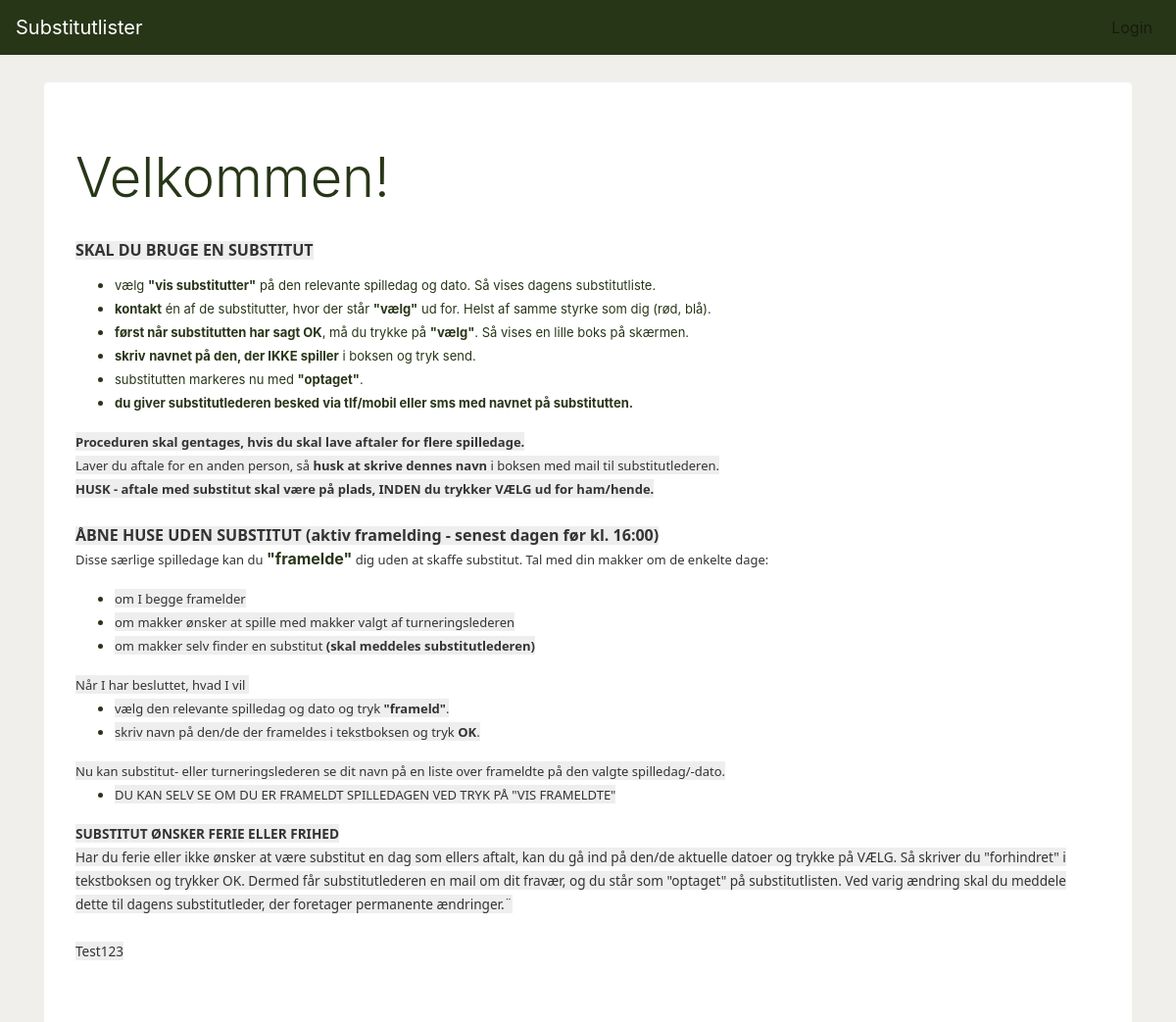
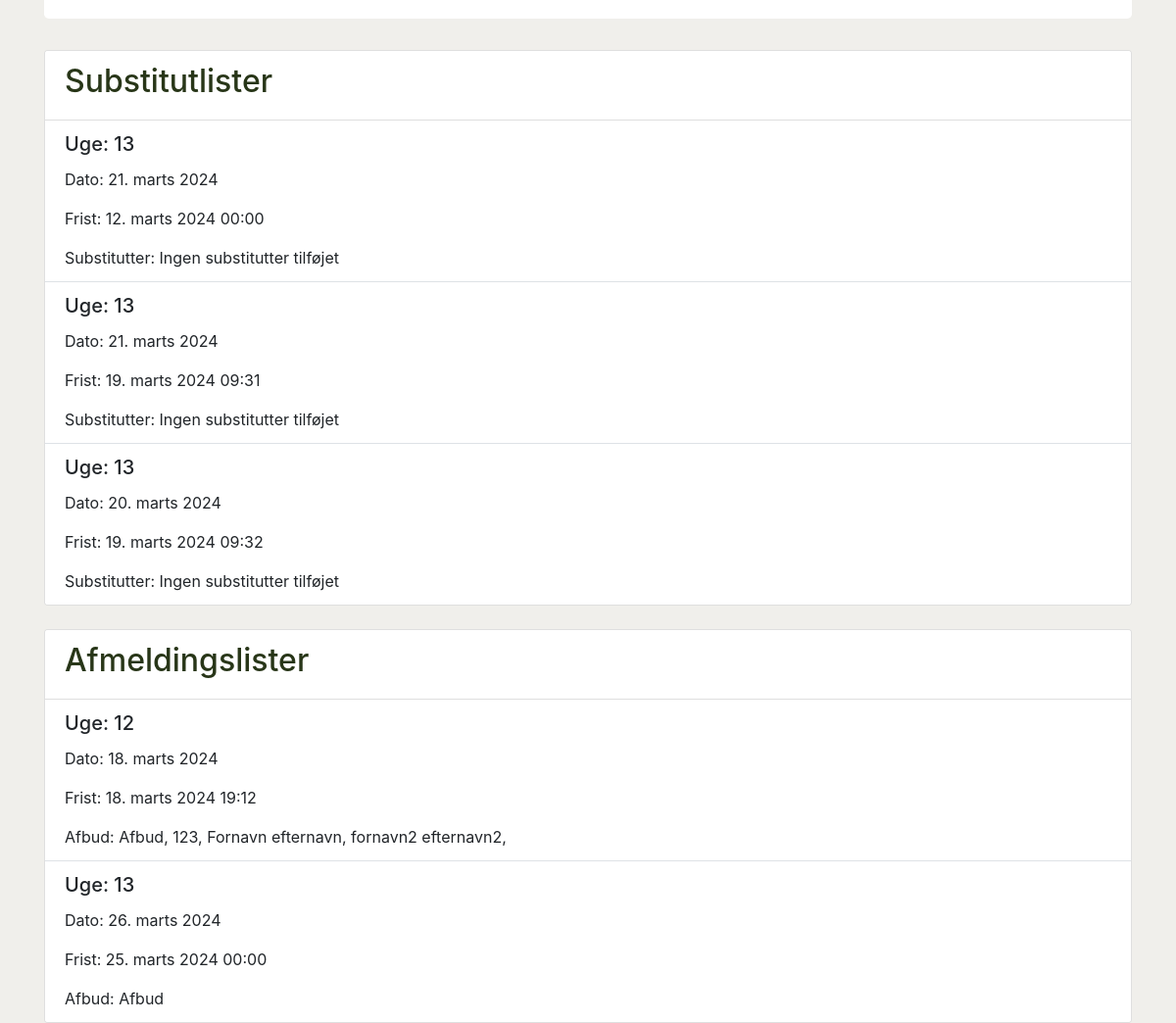
The page / on the database its author committed (2 pictures, top to bottom).
### club_management/models.py (models this page shows, shortened)
class Configuration(models.Model):
    welcome_text = models.TextField()
    name = models.CharField(max_length=100, default='Forsidetekst')  # Add a name field
    class Meta:
        verbose_name = "Forsidetekst"  # Change the verbose name of the model
        verbose_name_plural = "Forsidetekst"  # Change the verbose plural name of the model

class Substitutliste(models.Model):
    name = models.CharField(max_length=100, default='unknown')
    week = models.ForeignKey(Week, on_delete=models.CASCADE)
    day = models.DateField()
    deadline = models.DateTimeField()
    substitutes_text = models.TextField(blank=True)  # Change to TextField
    class Meta:
        verbose_name = "Substitutliste"  # Change the verbose name of the model
        verbose_name_plural = "Substitutlister"  # Change the verbose plural name of the model

class Week(models.Model):
    name = models.CharField(max_length=100)
    class Meta:
        verbose_name = "Uge"  # Change the verbose name of the model
        verbose_name_plural = "Uger"  # Change the verbose plural name of the model

class Afmeldingsliste(models.Model):
    name = models.CharField(max_length=100, default='unknown')  # Add a name field
    week = models.ForeignKey(Week, on_delete=models.CASCADE)
    day = models.DateField()
    deadline = models.DateTimeField()
    afbud = models.TextField(default='Afbud')
    class Meta:
        verbose_name = "Afmeldingsliste"  # Change the verbose name of the model
        verbose_name_plural = "Afmeldingslister"  # Change the verbose plural name of the model

### club_management/views.py (the view)
# urls.py: path('', views.front_page, name='front_page'),
def front_page(request):
    configuration = Configuration.objects.first()  # Assuming there's only one configuration object
    welcome_text = configuration.welcome_text if configuration else ''  # Get the welcome text or an empty string if no configuration exists
    substitutlister = Substitutliste.objects.all()
    afmeldingslister = Afmeldingsliste.objects.all()
    context = {
        'substitutlister': substitutlister,
        'afmeldingslister': afmeldingslister,
        'welcome_text': welcome_text
    }
    return render(request, 'front_page.html', context)

### club_management/templates/front_page.html (shortened to what this page needs)
<!DOCTYPE html>
<html lang="en">
<head>
    <link href="https://stackpath.bootstrapcdn.com/bootstrap/4.5.2/css/bootstrap.min.css" rel="stylesheet">
</head>
<body>
    <nav class="navbar navbar-expand-lg navbar-light bg-light fixed-top">
        <a class="navbar-brand" href="#">Substitutlister</a>
        <div class="collapse navbar-collapse" id="navbarNav">
            <ul class="navbar-nav ml-auto">
                <li class="nav-item">
                    <a class="nav-link" href="{% url 'admin:index' %}">Login</a>
                </li>
            </ul>
        </div>
    </nav>
    <div class="container mt-4">
        <div class="jumbotron">
            <h1 class="display-4">Velkommen!</h1>
            <p class="lead">{{ welcome_text|safe }}</p>
        </div>
        <div class="card mb-4">
            <div class="card-header">
                <h2>Substitutlister</h2>
            </div>
            <ul class="list-group list-group-flush">
                {% for substitutliste in substitutlister %}
                <li class="list-group-item">
                    <h5 class="card-title">Uge: {{ substitutliste.week.name }}</h5>
                    <p class="card-text">Dato: {{ substitutliste.day }}</p>
                    <p class="card-text">Frist: {{ substitutliste.deadline }}</p>
                    <p class="card-text">Substitutter:
                        {% if substitutliste.substitutes.all %}
                            {% for substitute in substitutliste.substitutes.all %}
                                {{ substitute.username }}{% if not forloop.last %}, {% endif %}
                            {% endfor %}
                        {% else %}
                            Ingen substitutter tilføjet
                        {% endif %}
                    </p>
                </li>
                {% endfor %}
            </ul>
        </div>
        <div class="card">
            <div class="card-header">
                <h2>Afmeldingslister</h2>
            </div>
            <ul class="list-group list-group-flush">
                {% for afmeldingsliste in afmeldingslister %}
                <li class="list-group-item">
                    <h5 class="card-title">Uge: {{ afmeldingsliste.week.name }}</h5>
                    <p class="card-text">Dato: {{ afmeldingsliste.day }}</p>
                    <p class="card-text">Frist: {{ afmeldingsliste.deadline }}</p>
                    <p class="card-text">Afbud: {{ afmeldingsliste.afbud }}</p>
                </li>
                {% endfor %}
            </ul>
        </div>
    </div>
</body>
</html>

### club_management/templates/front_page.html (style rules this page uses)
body { padding-top: 60px; background-color: #F0EFEB; }
.navbar { background-color: #283618 !important; color: #FFFFFF; }
.navbar .navbar-brand, .navbar .nav-link { color: #FFFFFF; }
.jumbotron { background-color: #FFFFFF; color: #283618; }
.card-header { background-color: #FFFFFF; color: #283618; }
.list-group-item { border: none; border-bottom: 1px solid #dee2e6; }

### rows shown on the page
Configuration: welcome_text "SKAL DU BRUGE EN SUBSTITUT vælg \"vis substitutter\" på den relevante spilledag og dato. Så vises dagens substitutliste. kontakt én af de substitutter, hvor der står \"vælg\" ud for. Helst af samme styrke som dig (rød, blå). først når substitutten har sagt OK , må du trykke på \"vælg\" . Så vises en lille boks på skærmen. skriv navnet på den, der IKKE spiller i boksen og tryk send. substitutten markeres nu med \"optaget\" . du giver substitutlederen besked via tlf/mobil eller sms med navnet på substitutten. Proceduren skal gentages, hvis du skal lave aftaler for flere spilledage. Laver du aftale for en anden person, så husk at skrive dennes navn i boksen med mail til substitutlederen. HUSK - aftale…"
Substitutliste: week.name "13", day "21. marts 2024", deadline "12. marts 2024 00:00"
Substitutliste: week.name "13", day "21. marts 2024", deadline "19. marts 2024 09:31"
Substitutliste: week.name "13", day "20. marts 2024", deadline "19. marts 2024 09:32"
Afmeldingsliste: week.name "12", day "18. marts 2024", deadline "18. marts 2024 19:12", afbud "Afbud, 123, Fornavn efternavn, fornavn2 efternavn2,"
Afmeldingsliste: week.name "13", day "26. marts 2024", deadline "25. marts 2024 00:00", afbud "Afbud"
